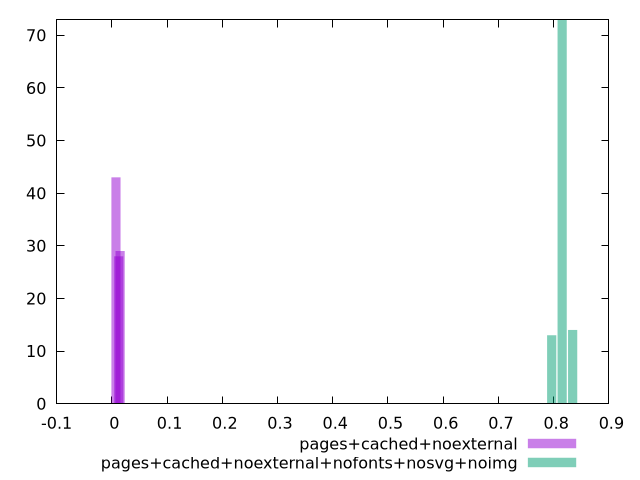

The gnuplot source for this figure:
$_pagesCachedNoexternal <<EOF
0.007473435844343016 43
0.012455726407238361 28
0.014946871688686032 29
EOF
$_pagesCachedNoexternalNofontsNosvgNoimg <<EOF
0.8343834962817787 14
0.8154202350026474 73
0.796456973723516 13
EOF
set key outside below
set terminal pngcairo
set output "report_00004_2020-11-02T20-21-41.718Z/largest-contentful-paint/largest-contentful-paint_pages+cached+noexternal_pages+cached+noexternal+nofonts+nosvg+noimg+hist.png"
set boxwidth 0.01653820120874871
set style fill transparent solid 0.5 noborder
set yrange [0:73]
plot $_pagesCachedNoexternal title "pages+cached+noexternal" with boxes ,$_pagesCachedNoexternalNofontsNosvgNoimg title "pages+cached+noexternal+nofonts+nosvg+noimg" with boxes ,
